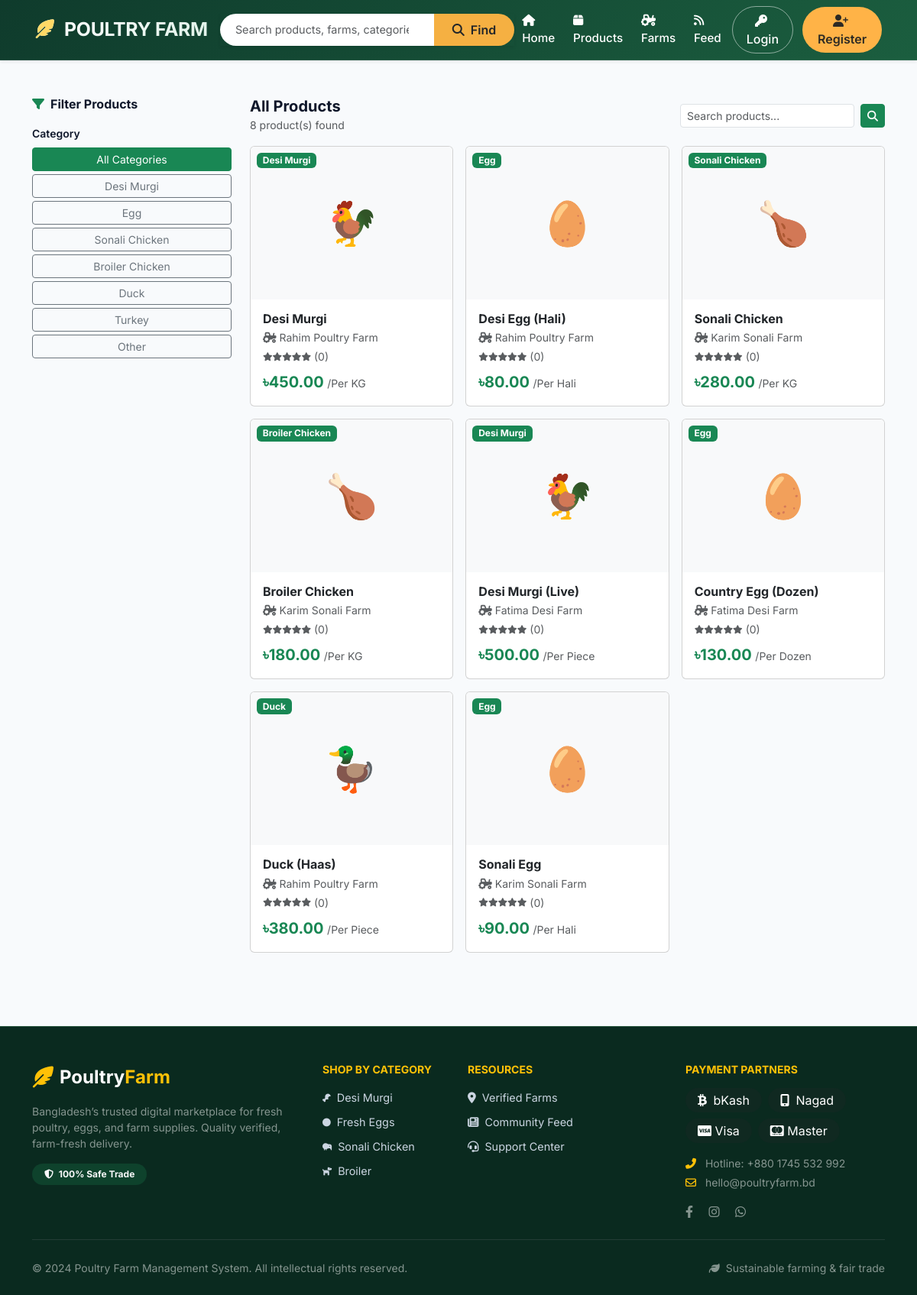
Screenshot of /products/ with the database file from the repository.
### products/models.py (models this page shows, shortened)
class Product(models.Model):
    seller = models.ForeignKey(User, on_delete=models.CASCADE, related_name='products')
    name = models.CharField(max_length=200)
    category = models.CharField(max_length=20, choices=CATEGORY_CHOICES)
    price = models.DecimalField(max_digits=10, decimal_places=2)
    unit = models.CharField(max_length=10, choices=UNIT_CHOICES, default='kg')
    quantity = models.PositiveIntegerField(default=0)
    description = models.TextField()
    is_available = models.BooleanField(default=True)
    is_featured = models.BooleanField(default=False)
    created_at = models.DateTimeField(auto_now_add=True)
    updated_at = models.DateTimeField(auto_now=True)
    def get_primary_image(self):
        img = self.images.filter(is_primary=True).first()
        if not img:
            img = self.images.first()
        return img
    def get_avg_rating(self):
        reviews = self.reviews.all()
        if reviews.exists():
            return round(sum(r.rating for r in reviews) / reviews.count(), 1)
        return 0
    def get_review_count(self):
        return self.reviews.count()

### farms/models.py (models this page shows, shortened)
class FarmProfile(models.Model):
    seller = models.OneToOneField(User, on_delete=models.CASCADE, related_name='farm_profile')
    farm_name = models.CharField(max_length=200)
    location = models.CharField(max_length=300)
    farm_image = models.ImageField(upload_to='farms/', null=True, blank=True)
    contact_number = models.CharField(max_length=20)
    description = models.TextField()
    is_verified = models.BooleanField(default=False)
    created_at = models.DateTimeField(auto_now_add=True)
    updated_at = models.DateTimeField(auto_now=True)

### products/views.py (the view)
# urls.py: path('', views.product_list_view, name='product_list'),
def product_list_view(request):
    products = Product.objects.filter(is_available=True).select_related('seller__farm_profile')
    category = request.GET.get('category', '')
    query = request.GET.get('q', '')
    if category:
        products = products.filter(category=category)
    if query:
        products = products.filter(
            Q(name__icontains=query) |
            Q(description__icontains=query) |
            Q(seller__farm_profile__farm_name__icontains=query)
        )
    return render(request, 'products/product_list.html', {
        'products': products,
        'categories': CATEGORY_CHOICES,
        'selected_category': category,
        'query': query,
    })

### accounts/models.py (called while the page is built)
    @property
    def has_farm_profile(self):
        return hasattr(self, 'farm_profile')

### notifications/context_processors.py (called while the page is built)
def notification_count(request):
    count = 0
    if request.user.is_authenticated:
        count = Notification.objects.filter(user=request.user, is_read=False).count()
    return {'notification_count': count}

### orders/context_processors.py (called while the page is built)
def cart_count(request):
    count = 0
    if request.user.is_authenticated and request.user.is_buyer:
        try:
            cart = Cart.objects.get(buyer=request.user)
            count = cart.get_item_count()
        except Cart.DoesNotExist:
            pass
    return {'cart_count': count}

### templates/products/product_list.html (shortened to what this page needs)
{% extends 'base.html' %}
{% block content %}
<div class="container py-4">
    <div class="row">
        <div class="col-lg-3 mb-4">
            <div class="filter-sidebar">
                <h6 class="fw-bold mb-3"><i class="fas fa-filter me-2 text-success"></i>Filter Products</h6>
                <form method="GET">
                    <div class="mb-3">
                        <label class="form-label fw-semibold small">Category</label>
                        <div class="d-grid gap-1">
                            <a href="?q={{ query }}" class="btn btn-sm {% if not selected_category %}btn-success{% else %}btn-outline-secondary{% endif %}">All Categories</a>
                            {% for cat_key, cat_name in categories %}
                            <a href="?category={{ cat_key }}&q={{ query }}" class="btn btn-sm {% if selected_category == cat_key %}btn-success{% else %}btn-outline-secondary{% endif %}">{{ cat_name }}</a>
                            {% endfor %}
                        </div>
                    </div>
                </form>
            </div>
        </div>
        <div class="col-lg-9">
            <div class="d-flex justify-content-between align-items-center mb-3">
                <div>
                    <h5 class="fw-bold mb-0">
                        {% if query %}Results for "{{ query }}"{% elif selected_category %}{{ selected_category|title }}{% else %}All Products{% endif %}
                    </h5>
                    <small class="text-muted">{{ products.count }} product(s) found</small>
                </div>
                <form class="d-flex gap-2" method="GET">
                    <input type="text" name="q" class="form-control form-control-sm" placeholder="Search products..." value="{{ query }}">
                    <button class="btn btn-success btn-sm" type="submit"><i class="fas fa-search"></i></button>
                </form>
            </div>
            <div class="row g-3">
                {% for product in products %}
                <div class="col-sm-6 col-md-4">
                    <div class="card product-card">
                        <div class="position-relative">
                            {% with product.get_primary_image as img %}
                            {% if img %}
                            <img src="{{ img.image.url }}" class="card-img-top" alt="{{ product.name }}">
                            {% else %}
                            <div class="card-img-top img-placeholder d-flex align-items-center justify-content-center bg-light" style="height:200px">
                                <span style="font-size:3.5rem">{% if product.category == 'egg' %}🥚{% elif product.category == 'desi_murgi' %}🐓{% elif product.category == 'duck' %}🦆{% else %}🍗{% endif %}</span>
                            </div>
                            {% endif %}
                            {% endwith %}
                            <span class="badge bg-success position-absolute top-0 start-0 m-2">{{ product.get_category_display }}</span>
                        </div>
                        <div class="card-body">
                            <h6 class="fw-bold mb-1">{{ product.name }}</h6>
                            {% if product.seller.has_farm_profile %}
                            <p class="text-muted small mb-1"><i class="fas fa-tractor me-1"></i>{{ product.seller.farm_profile.farm_name }}</p>
                            {% endif %}
                            <div class="d-flex align-items-center mb-2">
                                {% with product.get_avg_rating as rating %}
                                {% for i in "12345" %}
                                <i class="fas fa-star {% if forloop.counter <= rating %}star-rating{% else %}text-muted{% endif %}" style="font-size:0.7rem"></i>
                                {% endfor %}
                                <small class="text-muted ms-1">({{ product.get_review_count }})</small>
                                {% endwith %}
                            </div>
                            <div class="d-flex justify-content-between align-items-center">
                                <div>
                                    <span class="fw-bold text-success fs-5">৳{{ product.price }}</span>
                                    <small class="text-muted">/{{ product.get_unit_display }}</small>
                                </div>
                            </div>
                        </div>
                    </div>
                </div>
                {% endfor %}
            </div>
        </div>
    </div>
</div>
{% endblock %}

### templates/base.html (style rules this page uses)
* { margin: 0; padding: 0; box-sizing: border-box; }
body { font-family: 'Inter', sans-serif; background: #f8fafc; color: #0f172a; scroll-behavior: smooth; }

### rows the page displays
Product: category "Desi Murgi", name "Desi Murgi", seller.farm_profile.farm_name "Rahim Poultry Farm", get_review_count "0", price "450.00", unit "Per KG"
Product: category "Egg", name "Desi Egg (Hali)", seller.farm_profile.farm_name "Rahim Poultry Farm", get_review_count "0", price "80.00", unit "Per Hali"
Product: category "Sonali Chicken", name "Sonali Chicken", seller.farm_profile.farm_name "Karim Sonali Farm", get_review_count "0", price "280.00", unit "Per KG"
Product: category "Broiler Chicken", name "Broiler Chicken", seller.farm_profile.farm_name "Karim Sonali Farm", get_review_count "0", price "180.00", unit "Per KG"
Product: category "Desi Murgi", name "Desi Murgi (Live)", seller.farm_profile.farm_name "Fatima Desi Farm", get_review_count "0", price "500.00", unit "Per Piece"
Product: category "Egg", name "Country Egg (Dozen)", seller.farm_profile.farm_name "Fatima Desi Farm", get_review_count "0", price "130.00", unit "Per Dozen"
Product: category "Duck", name "Duck (Haas)", seller.farm_profile.farm_name "Rahim Poultry Farm", get_review_count "0", price "380.00", unit "Per Piece"
Product: category "Egg", name "Sonali Egg", seller.farm_profile.farm_name "Karim Sonali Farm", get_review_count "0", price "90.00", unit "Per Hali"

### other values shown
{{ cat_name }} "Desi Murgi" "Egg" "Sonali Chicken" "Broiler Chicken" "Duck" "Turkey" "Other"
{{ products.count }} "8"
